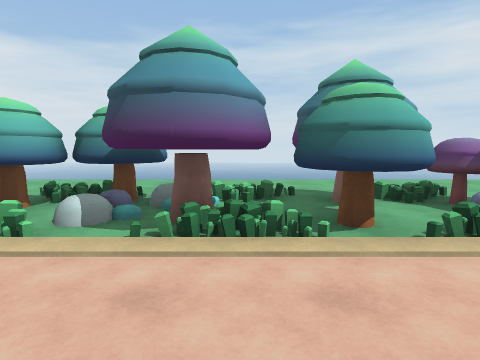
view 1 (above)

13 first-person views from a walk through a 3-D level made in the Unity game engine. The camera is 1.4 m above the floor, tilts 6° down and sees 80° across. The floor is counted in squares, 2 m on a side. Each view is taken from the middle of a square. On the plan, view 1 faces up. The plan holds only what a view shows up to about 10 squares ahead; the rest is blank. The place goes on beyond the plan. The player is left out.

view 2
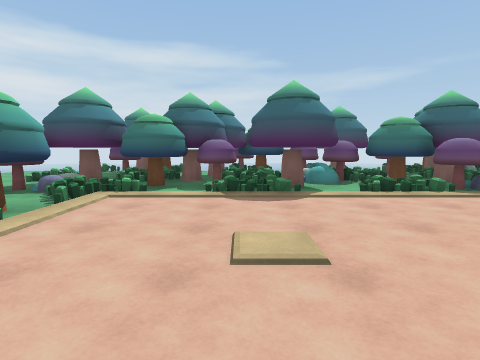

view 3
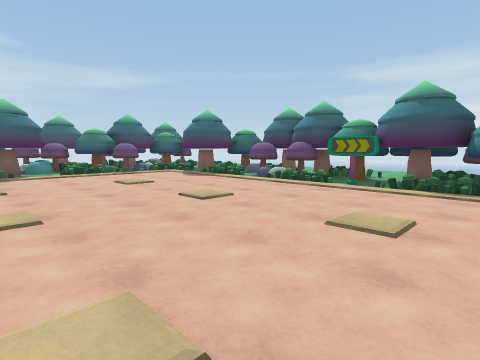

view 4
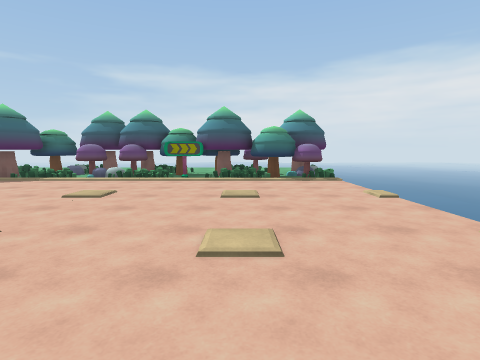

view 5
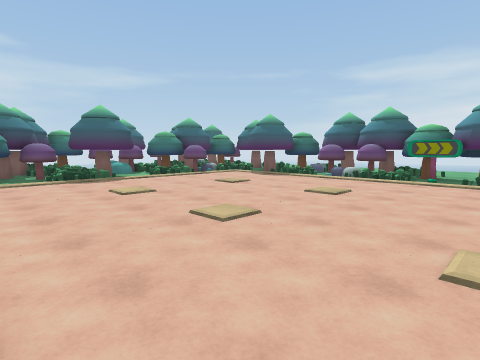

view 6
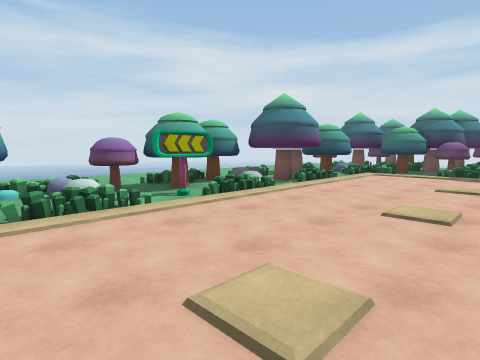

view 7
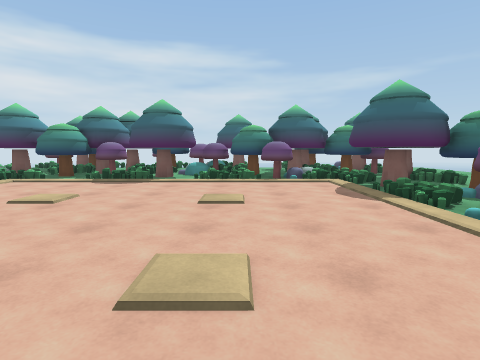

view 8
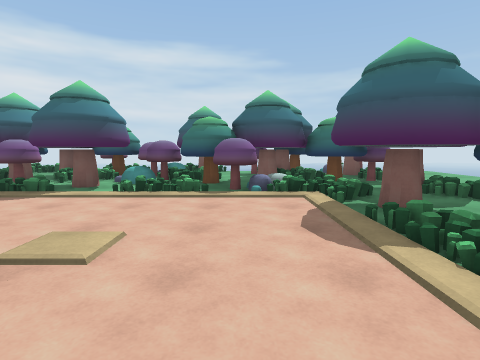

view 9
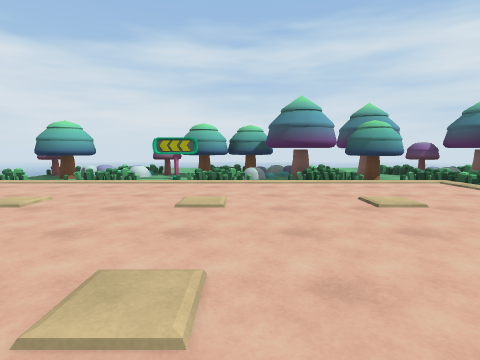

view 10
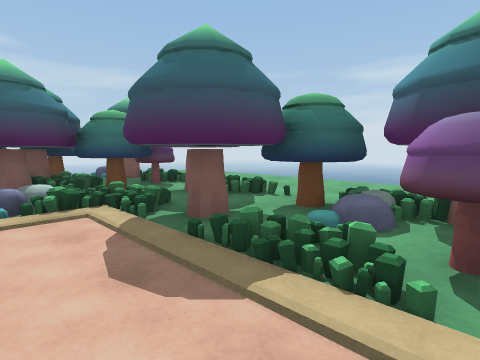

view 11
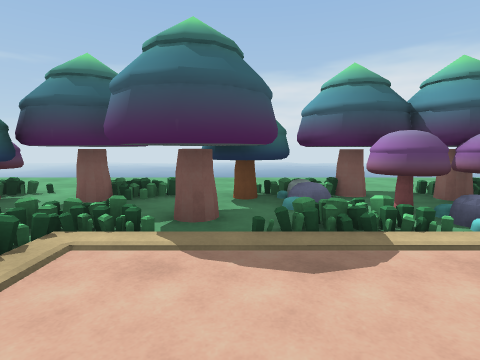

view 12
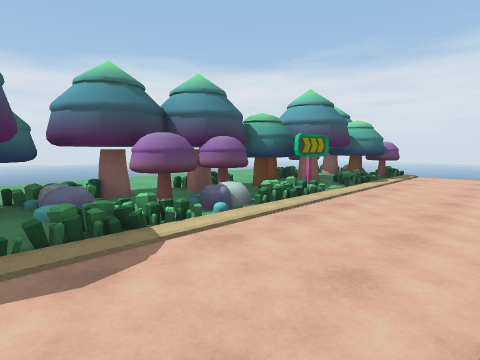

view 13
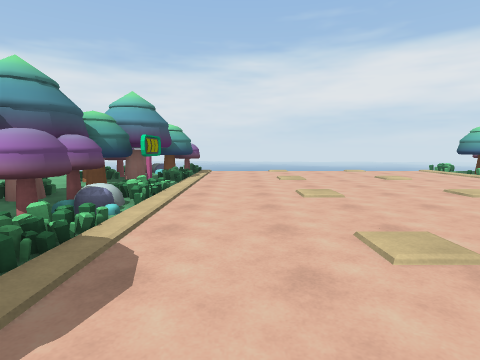

### Floor plan
Key: @ floor where view 1 was taken; # wall or solid block; . main floor; : floor 0.25 m higher than the main floor; = window, fence, low wall or low ledge; O other object.
Columns run from 7 left of view 1 to 6 right of it. Each row starts with its distance up from view 1.
  5 #   #OO ###
  4 OO:OOOO##OO##
  3 OO.#O#O#OOOO#
  2 ..........OO#
  1 ...........###
  0 .......@..#O##
 -1 ..........#OOO
 -2 ...........OOO
 -3 ..........#OOO
 -4 ..........OOOO
 -5 ..........=##O
 -6 OOO#OOOO#O#OOO
 -7 OO#OOOOOO###OO
 -8  OOOO###O####

Where each view was taken, in squares from view 1:
view 1: 0 up, 0 right, facing up
view 2: 0 up, 2 left, facing right
view 3: 0 up, 6 left, facing down-right
view 4: 2 up, 5 left, facing down
view 5: 2 up, 5 left, facing down-right
view 6: 1 down, 6 left, facing up-right
view 7: 3 down, 4 left, facing right
view 8: 4 down, 2 left, facing right
view 9: 4 down, 2 left, facing up
view 10: 4 down, 1 left, facing down-right
view 11: 3 down, 1 right, facing down
view 12: 3 down, 1 right, facing down-left
view 13: 4 down, 2 right, facing left
